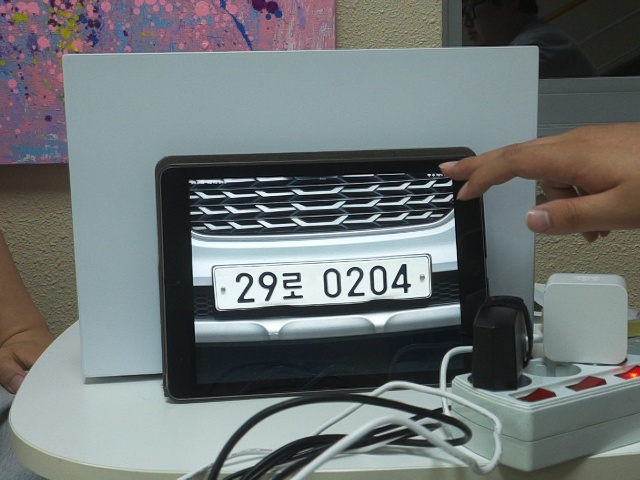
#> input picture captures/20250609_203607_29로 0204_WHITE.jpg, 640 x 480 px
$ python -i color_detector.py   (imports and definitions only)
#> lines starting #> are read from the running program, lines starting #| are printed output that depends on the picture; after the words box and inside, x2 and y2 are one past the last pixel; in counts of white or black regions, pixels touching at a corner belong together
#> further down, picture is the input picture: shape (480, 640, 3); mean B, G, R 116.5, 116.7, 110.8
import cv2
import numpy as np

# 차량 타입 약어 정의
WHITE = "WHITE"
BLUE = "BLUE"
MARK = "MARK"

def detect_color(image):
    hsv = cv2.cvtColor(image, cv2.COLOR_BGR2HSV)
#> hsv: shape (480, 640, 3); mean H, S, V 83.4, 45.1, 123

    # 파란색 탐지
    lower_blue = np.array([85, 30, 30])
    upper_blue = np.array([135, 255, 255])
    blue_mask = cv2.inRange(hsv, lower_blue, upper_blue)
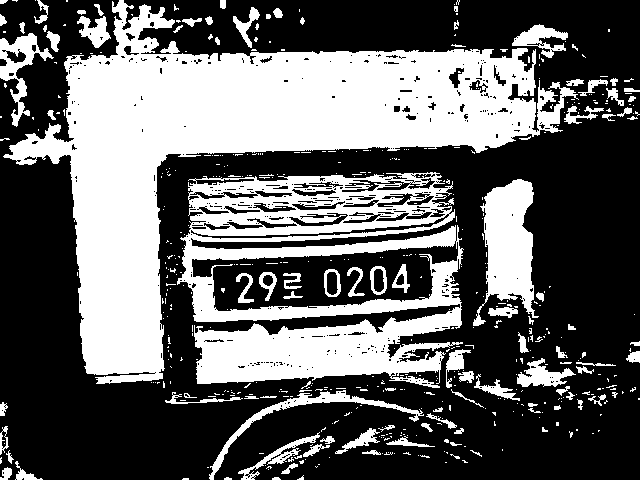
#> blue_mask: shape (480, 640); 38.6% white; 516 white regions (419 under 20 px), largest, box (x1, y1, x2, y2) and area: (3, 0, 579, 384) 66650, (177, 172, 464, 388) 31029, (473, 179, 539, 326) 5283
    blue_ratio = cv2.countNonZero(blue_mask) / (image.size / 3)
#> blue_ratio = 0.386

    # 초록색 탐지
    lower_green = np.array([40, 30, 30])
    upper_green = np.array([85, 255, 255])
    green_mask = cv2.inRange(hsv, lower_green, upper_green)
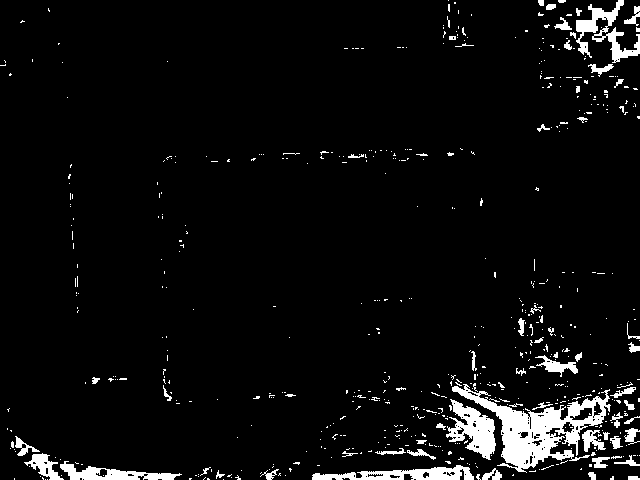
#> green_mask: shape (480, 640); 5.1% white; 576 white regions (513 under 20 px), largest, box (x1, y1, x2, y2) and area: (452, 384, 611, 473) 4484, (446, 399, 496, 460) 1496, (576, 0, 640, 63) 1316
    green_ratio = cv2.countNonZero(green_mask) / (image.size / 3)
#> green_ratio = 0.0512

    print(f"🔵 blue_ratio: {blue_ratio:.2f}, 🟢 green_ratio: {green_ratio:.2f}")
#| 🔵 blue_ratio: 0.39, 🟢 green_ratio: 0.05

    if green_ratio > 0.25:
        print("🎨 색상: 장애인 차량")
        return MARK
    elif blue_ratio > 0.8:
        print("🎨 색상: 전기 차량")
        return BLUE
    else:
        print("🎨 색상: 일반 차량")
        return WHITE

>>> import cv2
>>> picture = cv2.imread('captures/20250609_203607_29로 0204_WHITE.jpg')
>>> result = detect_color(picture)
#> result = 'WHITE'

$ run again, on captures/20250609_205741_29로 0204_WHITE.jpg
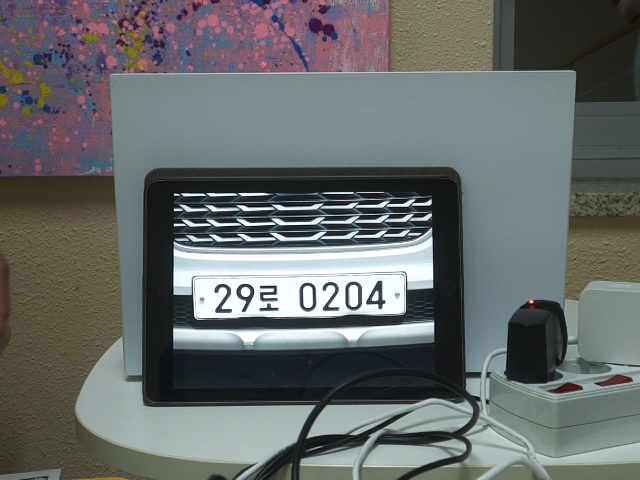
#> input picture captures/20250609_205741_29로 0204_WHITE.jpg, 640 x 480 px
#> picture is the input picture: shape (480, 640, 3); mean B, G, R 106, 106.7, 102.6
#> hsv: shape (480, 640, 3); mean H, S, V 83.9, 45.6, 112.7
#> in detect_color, `blue_mask = cv2.inRange(hsv, lower_blue, upper_blue)`:
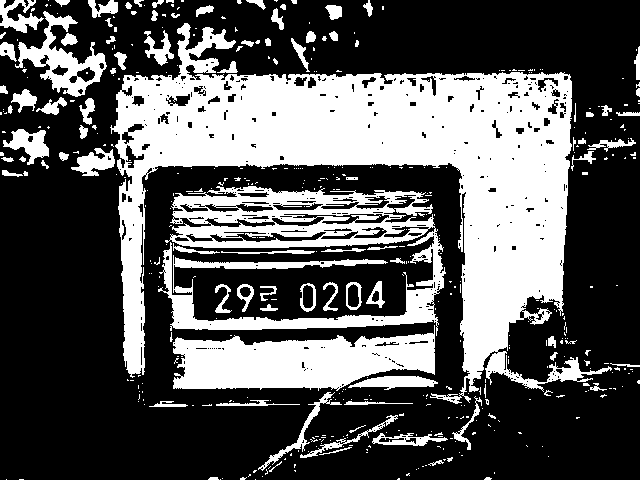
#> blue_mask: shape (480, 640); 34.6% white; 448 white regions (355 under 20 px), largest, box (x1, y1, x2, y2) and area: (110, 23, 612, 404) 62922, (158, 186, 446, 336) 16039, (173, 325, 435, 391) 11143
#> blue_ratio = 0.346
#> in detect_color, `green_mask = cv2.inRange(hsv, lower_green, upper_green)`:
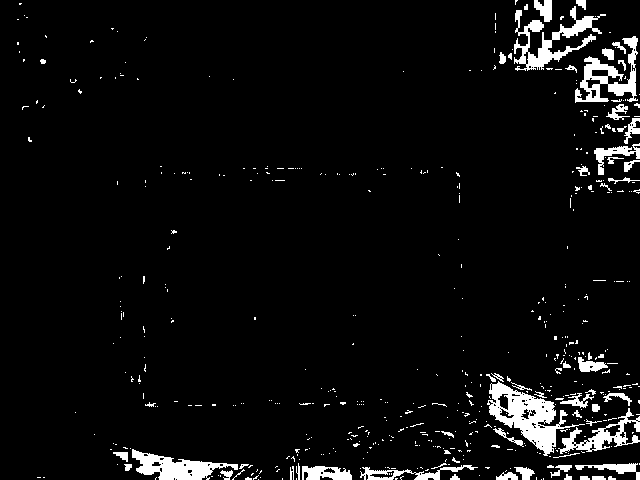
#> green_mask: shape (480, 640); 5.1% white; 518 white regions (454 under 20 px), largest, box (x1, y1, x2, y2) and area: (487, 381, 585, 456) 2539, (514, 6, 606, 71) 1771, (132, 449, 238, 480) 1521
#> green_ratio = 0.0507
#| 🔵 blue_ratio: 0.35, 🟢 green_ratio: 0.05
#> result = 'WHITE'
